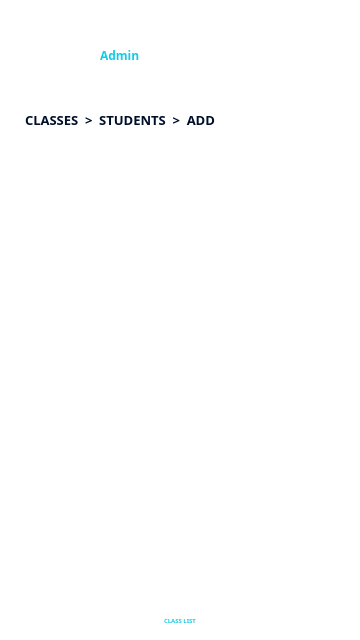
<?xml version="1.0" encoding="UTF-8"?>
<ui version="4.0">
 <class>Admin_Classes_Students_Add</class>
 <widget class="QMainWindow" name="Admin_Classes_Students_Add">
  <property name="geometry">
   <rect>
    <x>0</x>
    <y>0</y>
    <width>360</width>
    <height>640</height>
   </rect>
  </property>
  <property name="windowTitle">
   <string>Admin Classes Students Add</string>
  </property>
  <property name="windowIcon">
   <iconset resource="../Presence/resources.qrc">
    <normaloff>:/res/assets/presence_logo.png</normaloff>:/res/assets/presence_logo.png</iconset>
  </property>
  <widget class="QWidget" name="centralwidget">
   <property name="styleSheet">
    <string notr="true">QWidget #centralwidget {
	background-color: #FFFFFF;
}</string>
   </property>
   <widget class="QGroupBox" name="headerGroup">
    <property name="geometry">
     <rect>
      <x>0</x>
      <y>0</y>
      <width>360</width>
      <height>100</height>
     </rect>
    </property>
    <property name="styleSheet">
     <string notr="true">QGroupBox {
	border: 0px;
	border-radius: 0px;
}</string>
    </property>
    <property name="title">
     <string/>
    </property>
    <widget class="QLabel" name="headerHud">
     <property name="geometry">
      <rect>
       <x>0</x>
       <y>0</y>
       <width>360</width>
       <height>100</height>
      </rect>
     </property>
     <property name="styleSheet">
      <string notr="true"/>
     </property>
     <property name="text">
      <string/>
     </property>
     <property name="pixmap">
      <pixmap resource="../Presence/resources.qrc">:/res/assets/header_short.png</pixmap>
     </property>
    </widget>
    <widget class="QPushButton" name="backButton">
     <property name="geometry">
      <rect>
       <x>15</x>
       <y>15</y>
       <width>30</width>
       <height>30</height>
      </rect>
     </property>
     <property name="styleSheet">
      <string notr="true">QPushButton {
	border: 0px;
	border-radius: 0px;
	background: none;
}

QPushButton:focus { 
	outline: none; 
}</string>
     </property>
     <property name="text">
      <string/>
     </property>
     <property name="icon">
      <iconset resource="../Presence/resources.qrc">
       <normaloff>:/res/assets/back.png</normaloff>:/res/assets/back.png</iconset>
     </property>
     <property name="iconSize">
      <size>
       <width>30</width>
       <height>30</height>
      </size>
     </property>
     <property name="flat">
      <bool>true</bool>
     </property>
    </widget>
    <widget class="QLabel" name="avatarLabel">
     <property name="geometry">
      <rect>
       <x>50</x>
       <y>30</y>
       <width>40</width>
       <height>40</height>
      </rect>
     </property>
     <property name="text">
      <string/>
     </property>
     <property name="pixmap">
      <pixmap resource="../Presence/resources.qrc">:/res/assets/cict_avatar.png</pixmap>
     </property>
     <property name="alignment">
      <set>Qt::AlignCenter</set>
     </property>
    </widget>
    <widget class="QLabel" name="adminTitleLabel">
     <property name="geometry">
      <rect>
       <x>100</x>
       <y>30</y>
       <width>180</width>
       <height>20</height>
      </rect>
     </property>
     <property name="styleSheet">
      <string notr="true">QLabel {
	color: #FFFFFF;
	font-family: Poppins;
	font-size: 12px;
	font-style: normal;
	font-weight: 700;
	line-height: normal;
}</string>
     </property>
     <property name="text">
      <string>ADMIN</string>
     </property>
    </widget>
    <widget class="QLabel" name="adminIdLabel">
     <property name="geometry">
      <rect>
       <x>100</x>
       <y>45</y>
       <width>180</width>
       <height>20</height>
      </rect>
     </property>
     <property name="styleSheet">
      <string notr="true">QLabel {
	color: #15CAE3;
	font-family: Poppins;
	font-size: 12px;
	font-style: normal;
	font-weight: 500;
	line-height: normal;
}</string>
     </property>
     <property name="text">
      <string>Admin</string>
     </property>
    </widget>
    <widget class="QLabel" name="dateLabel">
     <property name="geometry">
      <rect>
       <x>250</x>
       <y>10</y>
       <width>90</width>
       <height>20</height>
      </rect>
     </property>
     <property name="font">
      <font>
       <family>Poppins</family>
       <pointsize>-1</pointsize>
       <italic>false</italic>
       <fontweight>Light</fontweight>
      </font>
     </property>
     <property name="styleSheet">
      <string notr="true">QLabel {
	color: #FFFFFF;
	text-align: right;
	font-family: Poppins;
	font-size: 9px;
	font-style: normal;
	font-weight: 300;
	line-height: normal;
}</string>
     </property>
     <property name="text">
      <string/>
     </property>
     <property name="alignment">
      <set>Qt::AlignRight|Qt::AlignTrailing|Qt::AlignVCenter</set>
     </property>
    </widget>
    <widget class="QLabel" name="timeLabel">
     <property name="geometry">
      <rect>
       <x>250</x>
       <y>20</y>
       <width>90</width>
       <height>20</height>
      </rect>
     </property>
     <property name="styleSheet">
      <string notr="true">QLabel {
	color: #FFFFFF;
	text-align: right;
	font-family: Poppins;
	font-size: 11px;
	font-style: normal;
	font-weight: 500;
	line-height: normal;
}</string>
     </property>
     <property name="text">
      <string/>
     </property>
     <property name="alignment">
      <set>Qt::AlignRight|Qt::AlignTrailing|Qt::AlignVCenter</set>
     </property>
    </widget>
   </widget>
   <widget class="QGroupBox" name="footerGroup">
    <property name="geometry">
     <rect>
      <x>0</x>
      <y>570</y>
      <width>360</width>
      <height>70</height>
     </rect>
    </property>
    <property name="styleSheet">
     <string notr="true">QGroupBox {
	border: 0px;
	border-radius: 0px;
}</string>
    </property>
    <property name="title">
     <string/>
    </property>
    <widget class="QLabel" name="footerHud">
     <property name="geometry">
      <rect>
       <x>10</x>
       <y>10</y>
       <width>340</width>
       <height>60</height>
      </rect>
     </property>
     <property name="text">
      <string/>
     </property>
     <property name="pixmap">
      <pixmap resource="../Presence/resources.qrc">:/res/assets/footer.png</pixmap>
     </property>
     <property name="alignment">
      <set>Qt::AlignCenter</set>
     </property>
    </widget>
    <widget class="QPushButton" name="studentListButton">
     <property name="geometry">
      <rect>
       <x>90</x>
       <y>17</y>
       <width>30</width>
       <height>30</height>
      </rect>
     </property>
     <property name="styleSheet">
      <string notr="true">QPushButton {
	border: 0px;
	border-radius: 0px;
	background: none;
}

QPushButton:focus { 
	outline: none; 
}</string>
     </property>
     <property name="text">
      <string/>
     </property>
     <property name="icon">
      <iconset resource="../Presence/resources.qrc">
       <normaloff>:/res/assets/home_unselected.png</normaloff>:/res/assets/home_unselected.png</iconset>
     </property>
     <property name="iconSize">
      <size>
       <width>25</width>
       <height>25</height>
      </size>
     </property>
     <property name="flat">
      <bool>true</bool>
     </property>
    </widget>
    <widget class="QLabel" name="studentListLabel">
     <property name="geometry">
      <rect>
       <x>75</x>
       <y>42</y>
       <width>60</width>
       <height>16</height>
      </rect>
     </property>
     <property name="styleSheet">
      <string notr="true">QLabel {
	color: #FFFFFF;
	text-align: center;
	font-family: Poppins;
	font-size: 6px;
	font-style: normal;
	font-weight: 500;
	line-height: normal;
}</string>
     </property>
     <property name="text">
      <string>STUDENT LIST</string>
     </property>
     <property name="alignment">
      <set>Qt::AlignCenter</set>
     </property>
    </widget>
    <widget class="QPushButton" name="classListButton">
     <property name="geometry">
      <rect>
       <x>165</x>
       <y>17</y>
       <width>30</width>
       <height>30</height>
      </rect>
     </property>
     <property name="styleSheet">
      <string notr="true">QPushButton {
	border: 0px;
	border-radius: 0px;
	background: none;
}

QPushButton:focus { 
	outline: none; 
}</string>
     </property>
     <property name="text">
      <string/>
     </property>
     <property name="icon">
      <iconset resource="../Presence/resources.qrc">
       <normaloff>:/res/assets/class_list_selected.png</normaloff>:/res/assets/class_list_selected.png</iconset>
     </property>
     <property name="iconSize">
      <size>
       <width>25</width>
       <height>25</height>
      </size>
     </property>
     <property name="flat">
      <bool>true</bool>
     </property>
    </widget>
    <widget class="QLabel" name="classListLabel">
     <property name="geometry">
      <rect>
       <x>150</x>
       <y>42</y>
       <width>60</width>
       <height>16</height>
      </rect>
     </property>
     <property name="styleSheet">
      <string notr="true">QLabel {
	color: #15CAE3;
	text-align: center;
	font-family: Poppins;
	font-size: 6px;
	font-style: normal;
	font-weight: 500;
	line-height: normal;
}</string>
     </property>
     <property name="text">
      <string>CLASS LIST</string>
     </property>
     <property name="alignment">
      <set>Qt::AlignCenter</set>
     </property>
    </widget>
    <widget class="QPushButton" name="lecturerListButton">
     <property name="geometry">
      <rect>
       <x>240</x>
       <y>17</y>
       <width>30</width>
       <height>30</height>
      </rect>
     </property>
     <property name="styleSheet">
      <string notr="true">QPushButton {
	border: 0px;
	border-radius: 0px;
	background: none;
}

QPushButton:focus { 
	outline: none; 
}</string>
     </property>
     <property name="text">
      <string/>
     </property>
     <property name="icon">
      <iconset resource="../Presence/resources.qrc">
       <normaloff>:/res/assets/lecturer_unselected.png</normaloff>:/res/assets/lecturer_unselected.png</iconset>
     </property>
     <property name="iconSize">
      <size>
       <width>25</width>
       <height>25</height>
      </size>
     </property>
     <property name="flat">
      <bool>true</bool>
     </property>
    </widget>
    <widget class="QLabel" name="lecturerListLabel">
     <property name="geometry">
      <rect>
       <x>225</x>
       <y>42</y>
       <width>60</width>
       <height>16</height>
      </rect>
     </property>
     <property name="styleSheet">
      <string notr="true">QLabel {
	color: #FFFFFF;
	text-align: center;
	font-family: Poppins;
	font-size: 6px;
	font-style: normal;
	font-weight: 500;
	line-height: normal;
}</string>
     </property>
     <property name="text">
      <string>LECTURER LIST</string>
     </property>
     <property name="alignment">
      <set>Qt::AlignCenter</set>
     </property>
    </widget>
   </widget>
   <widget class="QLabel" name="titleLabel">
    <property name="geometry">
     <rect>
      <x>25</x>
      <y>110</y>
      <width>210</width>
      <height>20</height>
     </rect>
    </property>
    <property name="styleSheet">
     <string notr="true">QLabel {
	color: #000F2A;
	font-family: Poppins;
	font-size: 13px;
	font-style: normal;
	font-weight: 700;
	line-height: normal;
}</string>
    </property>
    <property name="text">
     <string>CLASSES  &gt;  STUDENTS  &gt;  ADD</string>
    </property>
   </widget>
   <widget class="QGroupBox" name="inputDataGroup">
    <property name="geometry">
     <rect>
      <x>25</x>
      <y>130</y>
      <width>310</width>
      <height>440</height>
     </rect>
    </property>
    <property name="styleSheet">
     <string notr="true">QGroupBox {
	border: 0px;
	border-radius: 0px;
}</string>
    </property>
    <property name="title">
     <string/>
    </property>
    <widget class="QPushButton" name="confirmButton">
     <property name="geometry">
      <rect>
       <x>50</x>
       <y>400</y>
       <width>210</width>
       <height>40</height>
      </rect>
     </property>
     <property name="styleSheet">
      <string notr="true">QPushButton {
	border: 0px;
	border-radius: 0px;
	background: none;
}

QPushButton:focus { 
	outline: none; 
}</string>
     </property>
     <property name="text">
      <string/>
     </property>
     <property name="icon">
      <iconset resource="../Presence/resources.qrc">
       <normaloff>:/res/assets/confirm.png</normaloff>:/res/assets/confirm.png</iconset>
     </property>
     <property name="iconSize">
      <size>
       <width>300</width>
       <height>50</height>
      </size>
     </property>
     <property name="flat">
      <bool>true</bool>
     </property>
    </widget>
    <widget class="QGroupBox" name="studentIdGroup">
     <property name="geometry">
      <rect>
       <x>0</x>
       <y>10</y>
       <width>310</width>
       <height>40</height>
      </rect>
     </property>
     <property name="title">
      <string/>
     </property>
     <widget class="QLabel" name="studentIdHud">
      <property name="geometry">
       <rect>
        <x>0</x>
        <y>0</y>
        <width>310</width>
        <height>40</height>
       </rect>
      </property>
      <property name="text">
       <string/>
      </property>
      <property name="pixmap">
       <pixmap resource="../Presence/resources.qrc">:/res/assets/data_field_long.png</pixmap>
      </property>
      <property name="alignment">
       <set>Qt::AlignCenter</set>
      </property>
     </widget>
     <widget class="QLineEdit" name="studentIdTextbox">
      <property name="geometry">
       <rect>
        <x>10</x>
        <y>0</y>
        <width>290</width>
        <height>30</height>
       </rect>
      </property>
      <property name="styleSheet">
       <string notr="true">QLineEdit {
	background-color: transparent;
	border: 0px;
	color: #FFFFFF;
	font-family: Poppins;
	font-size: 12px;
	font-style: normal;
	font-weight: 500;
	line-height: normal;
}</string>
      </property>
      <property name="maxLength">
       <number>9</number>
      </property>
      <property name="placeholderText">
       <string>Student No.</string>
      </property>
     </widget>
    </widget>
    <widget class="QLabel" name="errorLabel">
     <property name="enabled">
      <bool>true</bool>
     </property>
     <property name="geometry">
      <rect>
       <x>0</x>
       <y>380</y>
       <width>310</width>
       <height>20</height>
      </rect>
     </property>
     <property name="styleSheet">
      <string notr="true">QLabel {
	background: none;
	color: #FF003D;
	font-family: Poppins;
	font-size: 10px;
	font-style: normal;
	font-weight: 600;
	line-height: normal;
}</string>
     </property>
     <property name="text">
      <string/>
     </property>
     <property name="alignment">
      <set>Qt::AlignCenter</set>
     </property>
    </widget>
   </widget>
  </widget>
 </widget>
 <resources/>
 <connections/>
</ui>
